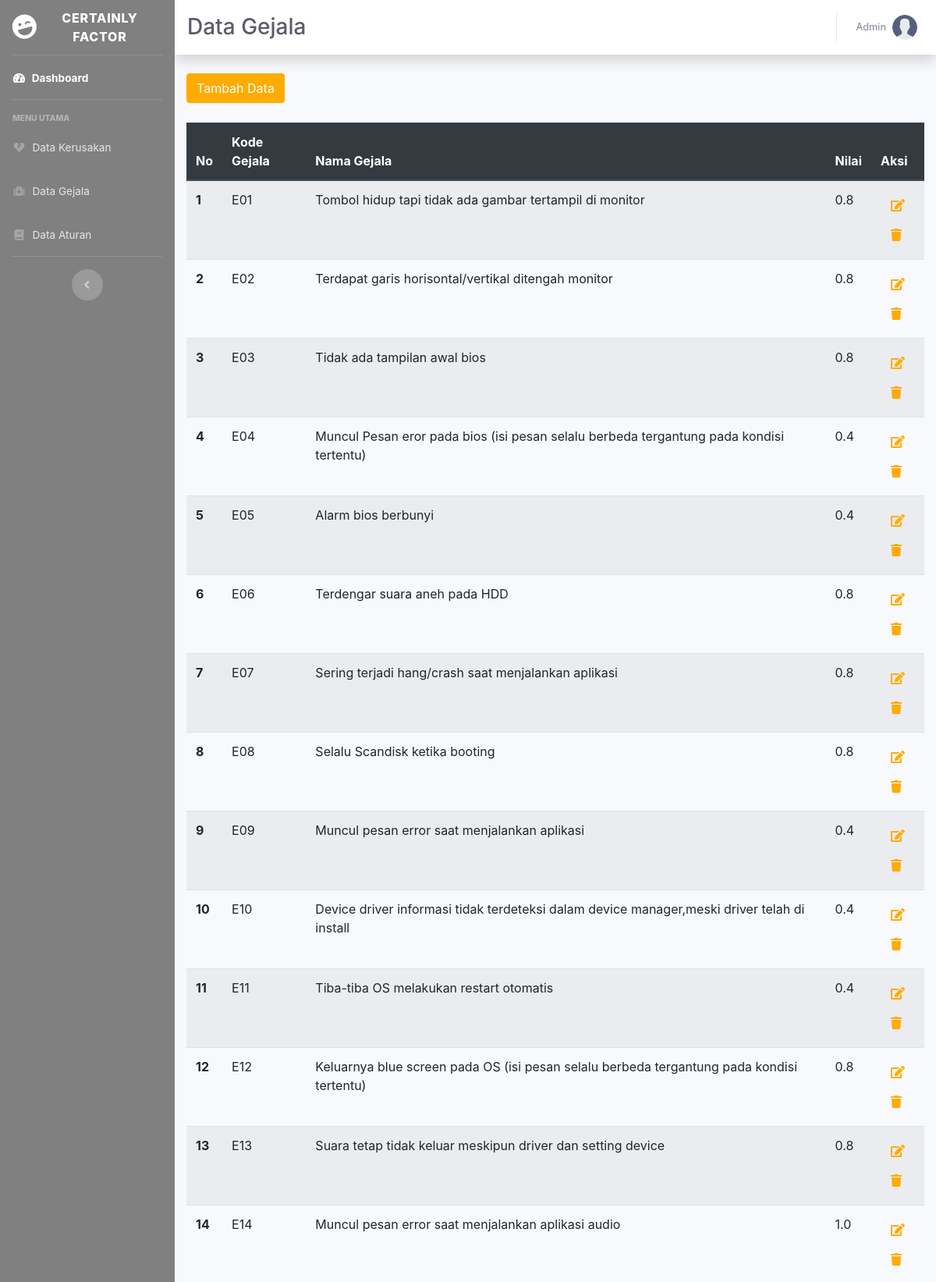
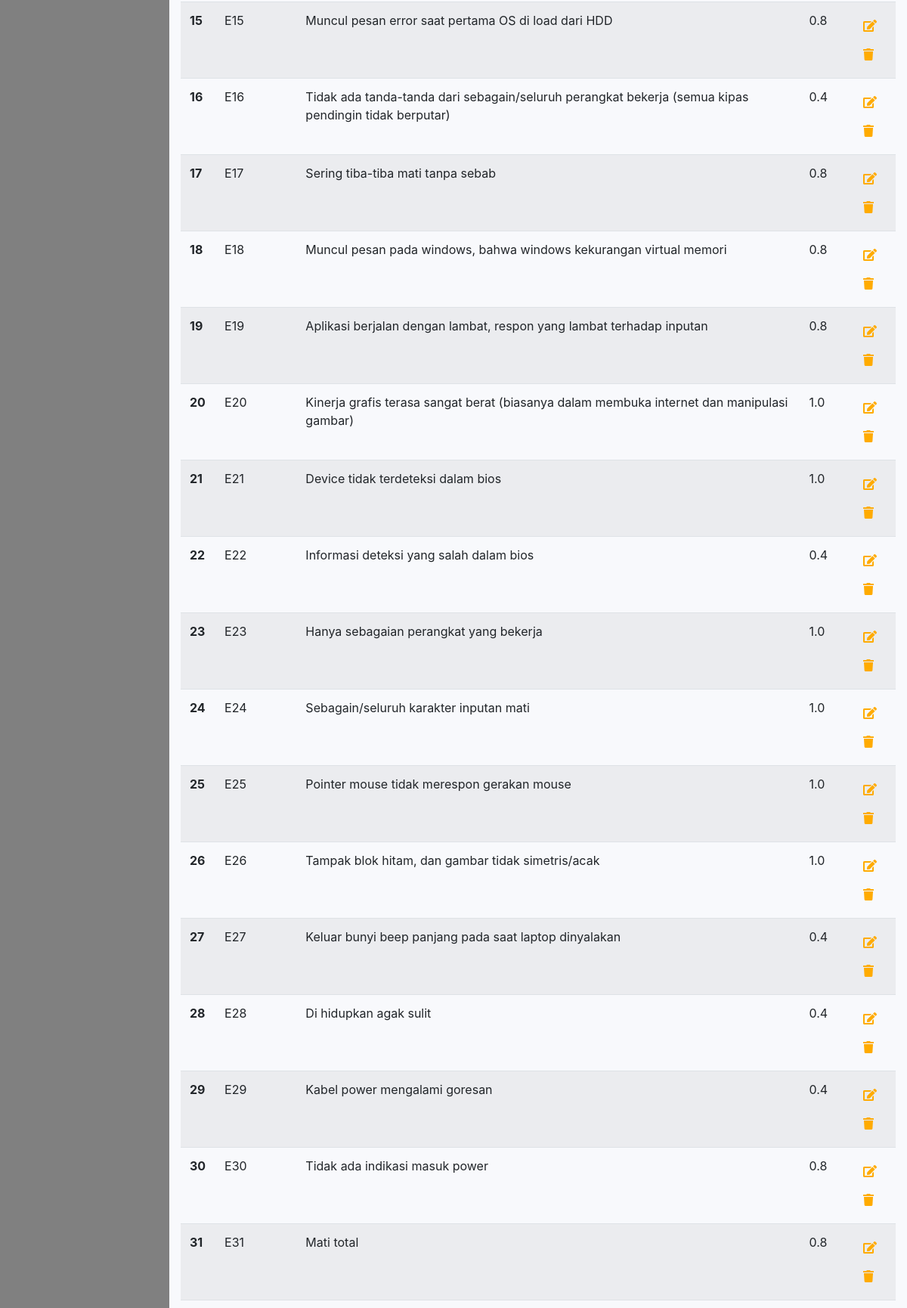
Page /data_gejala.php (signed in, upper part) on the committed database (2 pictures, top to bottom).
### tables this page shows
CREATE TABLE `gejala` (
  `kode_gejala` varchar(4) NOT NULL,
  `nama_gejala` varchar(200) NOT NULL,
  `nilai_gejala` varchar(4) NOT NULL,
  `nilai_gejala_user` varchar(4) NOT NULL
);

### data_gejala.php (the view, shortened to what this page needs)
<?php
  require_once "config/connection.php";
?>
<!DOCTYPE html>
<html lang="en">
<head>
  <link href="vendor/fontawesome-free/css/all.min.css" rel="stylesheet" type="text/css">
  <link href="css/sb-admin-2.min.css" rel="stylesheet">
  <link rel="stylesheet" href="https://stackpath.bootstrapcdn.com/bootstrap/4.3.1/css/bootstrap.min.css">
</head>
<body id="page-top">
  <div id="wrapper">
    <ul class="navbar-nav bg-gradient-primary sidebar sidebar-dark accordion" id="accordionSidebar" style="background: gray">
      <a class="sidebar-brand d-flex align-items-center justify-content-center" href="index.php">
        <div class="sidebar-brand-icon rotate-n-15">
          <i class="fas fa-laugh-wink"></i>
        </div>
        <div class="sidebar-brand-text mx-3">Certainly Factor</div>
      </a>
      <hr class="sidebar-divider my-0">
      <li class="nav-item active">
        <a class="nav-link" href="index.php">
          <i class="fas fa-fw fa-tachometer-alt"></i>
          <span>Dashboard</span></a>
      </li>
      <hr class="sidebar-divider">
      <div class="sidebar-heading">
        Menu Utama
      </div>
      <li class="nav-item">
        <a class="nav-link" href="data_kerusakan.php">
          <i class="fas fa-fw fa-heart-broken"></i>
          <span>Data Kerusakan</span></a>
      </li>
      <li class="nav-item">
        <a class="nav-link" href="data_gejala.php">
          <i class="fas fa-fw fa-medkit"></i>
          <span>Data Gejala</span></a>
      </li>
      <li class="nav-item">
        <a class="nav-link" href="data_aturan.php">
          <i class="fas fa-fw fa-book"></i>
          <span>Data Aturan</span></a>
      </li>
      <hr class="sidebar-divider d-none d-md-block">
      <div class="text-center d-none d-md-inline">
        <button class="rounded-circle border-0" id="sidebarToggle"></button>
      </div>
    </ul>
    <div id="content-wrapper" class="d-flex flex-column">
      <div id="content">
        <nav class="navbar navbar-expand navbar-light bg-white topbar mb-4 static-top shadow">
          <h1 class="h3 mb-0 text-gray-800">Data Gejala</h1>
          <ul class="navbar-nav ml-auto">
            <li class="nav-item dropdown no-arrow">
              <a class="nav-link dropdown-toggle" href="#" id="userDropdown" role="button" data-toggle="dropdown" aria-haspopup="true" aria-expanded="false">
                <span class="mr-2 d-none d-lg-inline text-gray-600 small"><?php echo $_SESSION['name']; ?></span>
                <img class="img-profile rounded-circle" src="./img/user.png">
              </a>
            </li>
          </ul>
        </nav>
        <div class="container-fluid">
          <div class="row">
            <div class="container">
              <button class="btn btn-default" style="margin-bottom: 25px; background: #ffab00; color: white;" data-toggle="modal" data-target="#tambahData">Tambah Data</button>
              <div class="table-responsive">
                <table class="table table-striped">
                  <thead class="thead-dark">
                    <tr>
                      <th scope="col">No</th>
                      <th scope="col">Kode Gejala</th>
                      <th scope="col">Nama Gejala</th>
                      <th scope="col">Nilai</th>
                      <th scope="col">Aksi</th>
                    </tr>
                  </thead>
                  <tbody>
                    <?php
                      $sql = "SELECT * FROM gejala";
                      $query = $connect->query($sql);
                      $hasil = $query->num_rows;
                      if ($hasil > 0) {
                        $i = 1;
                        while ($row = $query->fetch_array()) {
                          echo '<tr>';
                          echo '<th scope="row">'. $i .'</td>';
                          echo '<td>'. $row['kode_gejala'] .'</td>';
                          echo '<td>'. $row['nama_gejala'] .'</td>';
                          echo '<td>'. $row['nilai_gejala'] .'</td>';
                          echo '<td>
                                  <span>
                                    <form method="POST" action="edit_data_gejala.php">
                                      <input type="hidden" name="kode" value="'.$row['kode_gejala'].'">
                                      <input type="hidden" name="nama" value="'.$row['nama_gejala'].'">
                                      <input type="hidden" name="nilai" value="'.$row['nilai_gejala'].'">
                                      <button type="submit" class="btn">
                                        <i class="fa fa-edit" style="color: #ffab00;"></i>
                                        </button>
                                    </form>
                                    <form method="POST" action="hapus_data_gejala.php">
                                      <input type="hidden" name="kode" value="'.$row['kode_gejala'].'">
                                      <button type="submit" class="btn">
                                        <i class="fa fa-trash" style="color: #ffab00;"></i>
                                      </button>
                                    </form>
                                  </span>
                                </td>';
                          echo '</tr>';
                          $i++;
                        }
                      } else {
                        echo '<tr>';
                        echo '<td colspan="5"><center>Tidak ada data</center></td>';
                        echo '</tr>';
                      }
                    ?>
                  </tbody>
                </table>
              </div>
            </div>
          </div>
        </div>
      </div>
    </div>
  </div>
</body>
</html>

### rows in the picture
gejala: kode_gejala "E01", nama_gejala "Tombol hidup tapi tidak ada gambar tertampil di monitor", nilai_gejala "0.8"
gejala: kode_gejala "E02", nama_gejala "Terdapat garis horisontal/vertikal ditengah monitor", nilai_gejala "0.8"
gejala: kode_gejala "E03", nama_gejala "Tidak ada tampilan awal bios", nilai_gejala "0.8"
gejala: kode_gejala "E04", nama_gejala "Muncul Pesan eror pada bios (isi pesan selalu berbeda tergantung pada kondisi tertentu)", nilai_gejala "0.4"
gejala: kode_gejala "E05", nama_gejala "Alarm bios berbunyi", nilai_gejala "0.4"
gejala: kode_gejala "E06", nama_gejala "Terdengar suara aneh pada HDD", nilai_gejala "0.8"
gejala: kode_gejala "E07", nama_gejala "Sering terjadi hang/crash saat menjalankan aplikasi", nilai_gejala "0.8"
gejala: kode_gejala "E08", nama_gejala "Selalu Scandisk ketika booting", nilai_gejala "0.8"
gejala: kode_gejala "E09", nama_gejala "Muncul pesan error saat menjalankan aplikasi", nilai_gejala "0.4"
gejala: kode_gejala "E10", nama_gejala "Device driver informasi tidak terdeteksi dalam device manager,meski driver telah di install", nilai_gejala "0.4"
gejala: kode_gejala "E11", nama_gejala "Tiba-tiba OS melakukan restart otomatis", nilai_gejala "0.4"
gejala: kode_gejala "E12", nama_gejala "Keluarnya blue screen pada OS (isi pesan selalu berbeda tergantung pada kondisi tertentu)", nilai_gejala "0.8"
gejala: kode_gejala "E13", nama_gejala "Suara tetap tidak keluar meskipun driver dan setting device", nilai_gejala "0.8"
gejala: kode_gejala "E14", nama_gejala "Muncul pesan error saat menjalankan aplikasi audio", nilai_gejala "1.0"
gejala: kode_gejala "E15", nama_gejala "Muncul pesan error saat pertama OS di load dari HDD", nilai_gejala "0.8"
gejala: kode_gejala "E16", nama_gejala "Tidak ada tanda-tanda dari sebagain/seluruh perangkat bekerja (semua kipas pendingin tidak berputar)", nilai_gejala "0.4"
gejala: kode_gejala "E17", nama_gejala "Sering tiba-tiba mati tanpa sebab", nilai_gejala "0.8"
gejala: kode_gejala "E18", nama_gejala "Muncul pesan pada windows, bahwa windows kekurangan virtual memori", nilai_gejala "0.8"
gejala: kode_gejala "E19", nama_gejala "Aplikasi berjalan dengan lambat, respon yang lambat terhadap inputan", nilai_gejala "0.8"
gejala: kode_gejala "E20", nama_gejala "Kinerja grafis terasa sangat berat (biasanya dalam membuka internet dan manipulasi gambar)", nilai_gejala "1.0"
gejala: kode_gejala "E21", nama_gejala "Device tidak terdeteksi dalam bios", nilai_gejala "1.0"
gejala: kode_gejala "E22", nama_gejala "Informasi deteksi yang salah dalam bios", nilai_gejala "0.4"
gejala: kode_gejala "E23", nama_gejala "Hanya sebagaian perangkat yang bekerja", nilai_gejala "1.0"
gejala: kode_gejala "E24", nama_gejala "Sebagain/seluruh karakter inputan mati", nilai_gejala "1.0"
gejala: kode_gejala "E25", nama_gejala "Pointer mouse tidak merespon gerakan mouse", nilai_gejala "1.0"
gejala: kode_gejala "E26", nama_gejala "Tampak blok hitam, dan gambar tidak simetris/acak", nilai_gejala "1.0"
gejala: kode_gejala "E27", nama_gejala "Keluar bunyi beep panjang pada saat laptop dinyalakan", nilai_gejala "0.4"
gejala: kode_gejala "E28", nama_gejala "Di hidupkan agak sulit", nilai_gejala "0.4"
gejala: kode_gejala "E29", nama_gejala "Kabel power mengalami goresan", nilai_gejala "0.4"
gejala: kode_gejala "E30", nama_gejala "Tidak ada indikasi masuk power", nilai_gejala "0.8"
gejala: kode_gejala "E31", nama_gejala "Mati total", nilai_gejala "0.8"

### other values in the picture
$_SESSION['name'] "Admin"
